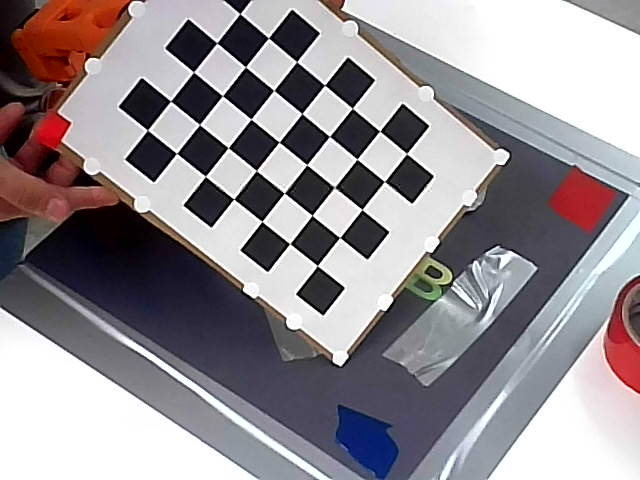
#> input picture calib_frames/intrinsics/board_01.png, 640 x 480 px
$ python capture_intrinsics.py
#> lines starting #> are read from the running program, lines starting #| are printed output that depends on the picture
### scripts/calib/board.py
from dataclasses import dataclass

import cv2
import numpy as np

from pixel_to_base import from_rvec_tvec

SB_FLAGS = cv2.CALIB_CB_EXHAUSTIVE | cv2.CALIB_CB_ACCURACY
CLASSIC_FLAGS = cv2.CALIB_CB_ADAPTIVE_THRESH | cv2.CALIB_CB_NORMALIZE_IMAGE
SUBPIX_CRITERIA = (cv2.TERM_CRITERIA_EPS | cv2.TERM_CRITERIA_COUNT, 50, 1e-3)


@dataclass(frozen=True)
class Board:
    long_corners: int
    short_corners: int
    square_x_m: float
    square_y_m: float
    thickness_m: float

    @classmethod
    def from_config(cls, config):
        board = config["board"]
        long_corners, short_corners = board["inner_corners"]
        if long_corners <= short_corners:
            raise ValueError("board.inner_corners must list the long side first, e.g. [7, 5]")
        return cls(long_corners, short_corners, board["square_x_m"], board["square_y_m"], board["board_thickness_m"])

    @property
    def patterns(self):
        return (self.long_corners, self.short_corners), (self.short_corners, self.long_corners)


def find_corners(gray, pattern):
    found, corners = cv2.findChessboardCornersSB(gray, pattern, flags=SB_FLAGS)
    if not found:
        found, corners = cv2.findChessboardCorners(gray, pattern, flags=CLASSIC_FLAGS)
        if found:
            corners = cv2.cornerSubPix(gray, corners, (5, 5), (-1, -1), SUBPIX_CRITERIA)
    return corners.reshape(-1, 2).astype(np.float64) if found else None


def detect_grid(gray, board):
    for pattern in board.patterns:
        corners = find_corners(gray, pattern)
        if corners is not None:
            return long_side_rows(corners, pattern, board)
#> this loop made 1 pass
#> pattern on pass 1: (7, 5)
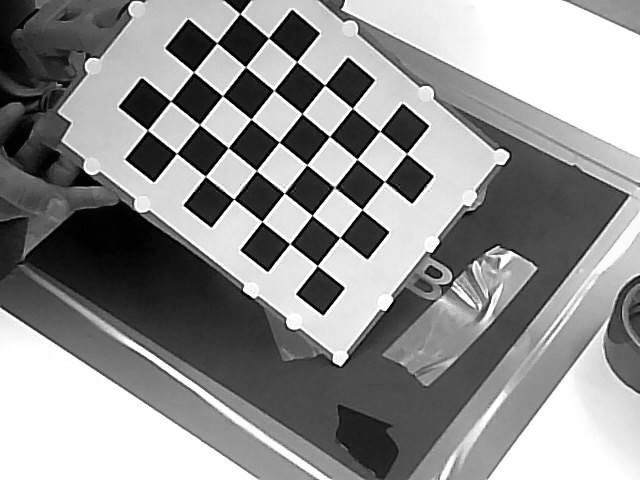
#> gray: shape (480, 640); min 0, max 255, mean 144.5
    return None


def long_side_rows(corners, pattern, board):
    # OpenCV lists the corners row by row with pattern[0] per row. Transposing a (5, 7) detection makes every row
    # run along the long side, so square_x_m is always used along the long side, whichever pattern size was found.
    grid = corners.reshape(pattern[1], pattern[0], 2)
    return grid if pattern[0] == board.long_corners else grid.transpose(1, 0, 2)


def object_points(board):
    rows, columns = np.mgrid[0:board.short_corners, 0:board.long_corners]
    return np.column_stack([columns.ravel() * board.square_x_m, rows.ravel() * board.square_y_m, np.zeros(rows.size)])


def orientations(grid):
    return [np.ascontiguousarray(grid[rows, columns]) for rows in (slice(None), slice(None, None, -1))
            for columns in (slice(None), slice(None, None, -1))]


def align_to(grid, reference):
    # The pattern looks the same turned by 180 degrees, so the detector may number it from either end between frames.
    return min(orientations(grid), key=lambda oriented: np.linalg.norm(oriented - reference, axis=2).max())


def grid_motion(grid, previous):
    return float(np.linalg.norm(align_to(grid, previous) - previous, axis=2).max())


# [6 lines left out: function board_pose_in_camera, not called in this run]


def faces_camera(T_cam_board):
    return bool(T_cam_board[:3, 2] @ T_cam_board[:3, 3] < 0)

### scripts/calib/common.py
import sys
import threading
import time
from pathlib import Path

import cv2
import numpy as np
import yaml

CALIB_DIR = Path(__file__).resolve().parent
REPO_DIR = CALIB_DIR.parents[1]
CONFIG_PATH = CALIB_DIR / "config.yaml"
WORK_DIR = REPO_DIR / "data" / "calib"
BACKENDS = {"v4l2": cv2.CAP_V4L2, "dshow": cv2.CAP_DSHOW, "msmf": cv2.CAP_MSMF, "any": cv2.CAP_ANY}
QUIT_KEYS = (ord("q"), 27)


def load_config(path=CONFIG_PATH):
    return yaml.safe_load(Path(path).read_text())


def camera_settings(config, camera_override=None):
    settings = dict(config["camera"])
    if camera_override is not None:
        settings["index_or_path"] = int(camera_override) if camera_override.isdigit() else camera_override
    return settings


def backend_id(name):
    if name == "auto":
        return cv2.CAP_V4L2 if sys.platform.startswith("linux") else cv2.CAP_ANY
    return BACKENDS[name]


def open_camera(settings):
    source = settings["index_or_path"]
    capture = cv2.VideoCapture(source, backend_id(settings["backend"]))
    if not capture.isOpened():
        sys.exit(f"Cannot open the camera {source!r}. Stop the robot program first: only one program can use the camera.")
    # Same order as LeRobot 0.7.0's OpenCVCamera: on Windows a size change can reset the pixel format, so it goes last.
    fourcc_last = sys.platform == "win32"
    if not fourcc_last:
        set_fourcc(capture, settings["fourcc"])
    capture.set(cv2.CAP_PROP_FRAME_WIDTH, settings["width"])
    capture.set(cv2.CAP_PROP_FRAME_HEIGHT, settings["height"])
    capture.set(cv2.CAP_PROP_FPS, settings["fps"])
    if fourcc_last:
        set_fourcc(capture, settings["fourcc"])
    fix_focus_and_exposure(capture, settings)
    check_frame_size(capture, settings)
    return capture


def set_fourcc(capture, fourcc):
    capture.set(cv2.CAP_PROP_FOURCC, cv2.VideoWriter.fourcc(*fourcc))
    code = int(capture.get(cv2.CAP_PROP_FOURCC))
    actual = "".join(chr((code >> 8 * i) & 0xFF) for i in range(4))
    if actual != fourcc:
        print(f"WARNING: pixel format is {actual!r}, not {fourcc!r} as in the robot program; the field of view may differ.")


def fix_focus_and_exposure(capture, settings):
    # Autofocus changes the focal length, so the calibration holds only with it off. V4L2 keeps the setting after
    # this program exits, which the robot program needs too; replugging the camera can switch it back on.
    if capture.set(cv2.CAP_PROP_AUTOFOCUS, 0):
        print("autofocus: switched off")
    else:
        print("WARNING: autofocus could not be switched off. A fixed-focus camera has no such control; check with\n"
              "  v4l2-ctl -d <device> --list-ctrls   (look for focus_auto or focus_automatic_continuous)")
    if not settings.get("manual_exposure"):
        print("exposure: left as it is (manual_exposure: false in config.yaml)")
    elif capture.set(cv2.CAP_PROP_AUTO_EXPOSURE, 1):
        print("exposure: switched to manual")
    else:
        print("WARNING: auto exposure could not be switched off with this backend")


def check_frame_size(capture, settings):
    for _ in range(30):
        ok, frame = capture.read()
        if ok:
            break
    else:
        sys.exit("The camera opened but delivers no frames (in WSL: re-attach it with scripts/so101/attach_usb.sh).")
    size, wanted = (frame.shape[1], frame.shape[0]), (settings["width"], settings["height"])
    if size != wanted:
        sys.exit(f"The camera delivers {size[0]}x{size[1]}, the config asks for {wanted[0]}x{wanted[1]}. "
                 "Calibrate only at the size the robot program uses.")
    print(f"camera: {size[0]}x{size[1]} at {capture.get(cv2.CAP_PROP_FPS):.0f} fps, backend {capture.getBackendName()}")


class LatestFrame:
    # Reads in its own thread so the window always shows the newest frame, even when the corner detection is slower
    # than the camera; otherwise the driver's frame queue makes the view lag by several frames.
    # [33 lines left out: functions __init__, _read_forever, latest, close, not called in this run]


class Window:
    # [5 lines left out: function __init__, not called in this run]

    def _mouse(self, event, x, y, *_):
        if event == cv2.EVENT_LBUTTONDOWN:
            self.on_click(x / self.scale, y / self.scale)

    # [20 lines left out: functions show, wait_for, draw_text, not called in this run]


def to_point(pixel):
    return tuple(int(round(v)) for v in pixel)


class Coverage:
    def __init__(self, width, height, cells=(8, 6)):
        self.cells = cells
        self.cell_size = np.array([width / cells[0], height / cells[1]])
        self.views = np.zeros((cells[1], cells[0]), int)

    def add(self, grid):
        indices = np.floor(grid.reshape(-1, 2) / self.cell_size).astype(int)
#> indices = 35 pairs, first value 1 to 5, second value 0 to 3
        indices = np.clip(indices, 0, np.array(self.cells) - 1)
        for column, row in set(map(tuple, indices)):
            self.views[row, column] += 1
#> this loop made 11 passes
#> (column, row) on passes 1 to 11: (2, 1), (3, 1), (1, 1), (2, 0), (5, 1), (4, 2), (3, 0), (3, 3), (2, 2), (3, 2), (4, 1)

    def empty_cells(self):
        return int((self.views == 0).sum())

    # [8 lines left out: function overlay, not called in this run]

### scripts/calib/capture_intrinsics.py
import argparse
import time
from pathlib import Path

import cv2

from board import Board, detect_grid, grid_motion
from common import (CONFIG_PATH, QUIT_KEYS, WORK_DIR, Coverage, LatestFrame, Window, camera_settings, draw_text,
                    load_config, open_camera)

INTRINSICS_FRAMES_DIR = WORK_DIR / "intrinsics"
STEADY_PX = 1.0


def saved_frames(folder):
    return sorted(folder.glob("board_*.png"))


def next_frame_path(folder):
    numbers = [int(path.stem.split("_")[1]) for path in saved_frames(folder)]
    return folder / f"board_{max(numbers, default=-1) + 1:03d}.png"


def coverage_of(paths, board, settings):
    coverage = Coverage(settings["width"], settings["height"])
    for path in paths:
        grid = detect_grid(cv2.imread(str(path), cv2.IMREAD_GRAYSCALE), board)
        if grid is not None:
            coverage.add(grid)
#> pass 2 of the loop in coverage_of, `for path in paths:`:
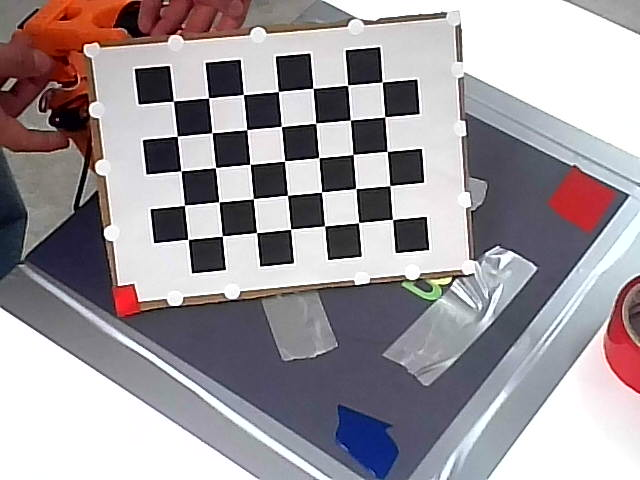
#> input picture calib_frames/intrinsics/board_02.png, 640 x 480 px
#> the loop in detect_grid, `for pattern in board.patterns:` made 1 pass
#> after the loop in detect_grid, `for pattern in board.patterns:`:
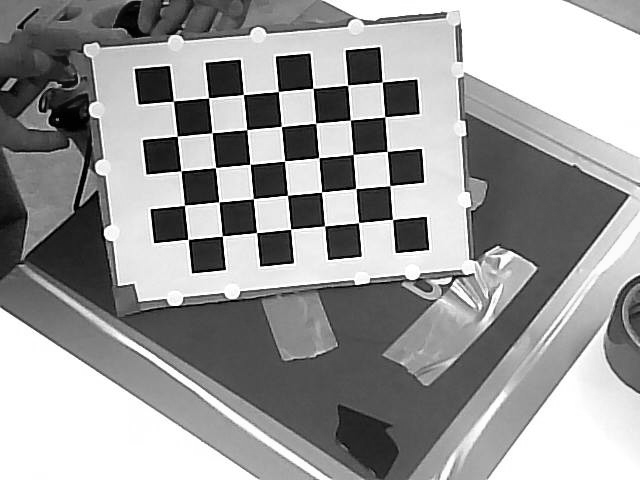
#> gray: shape (480, 640); min 0, max 255, mean 154.9
#> the loop in add (call 2), `for column, row in set(map(tuple, indices)):` made 6 passes
#> pass 3 of the loop in coverage_of, `for path in paths:`:
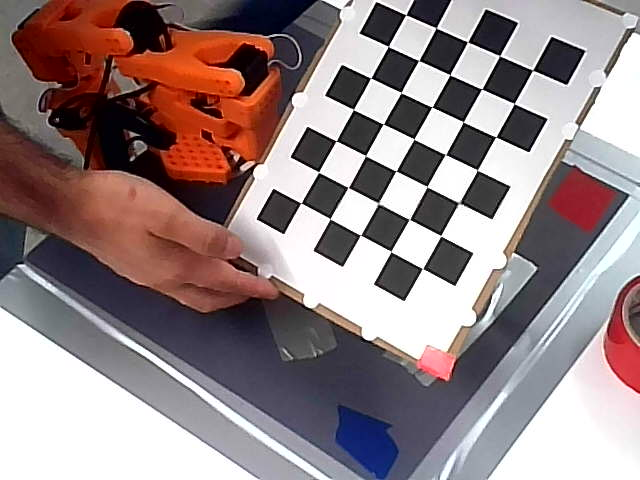
#> input picture calib_frames/intrinsics/board_03.png, 640 x 480 px
#> after the loop in detect_grid, `for pattern in board.patterns:`:
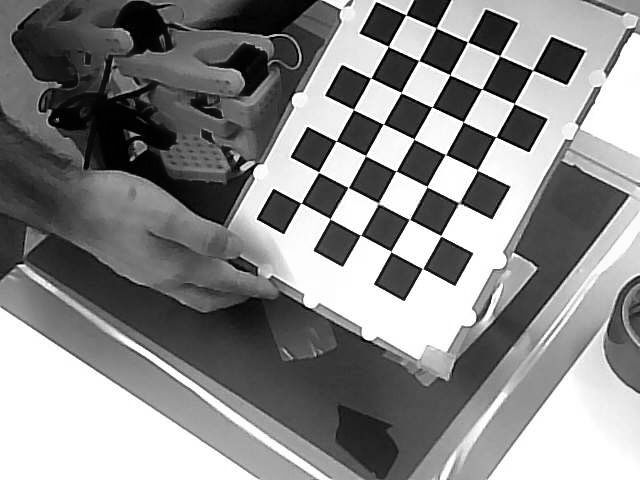
#> gray: shape (480, 640); min 0, max 255, mean 136.4
    return coverage


def draw_view(frame, grid, steady, coverage, board, count, target, message, detect_ms):
    view = coverage.overlay(frame)
    if grid is not None:
        cv2.drawChessboardCorners(view, (board.long_corners, board.short_corners),
                                  grid.reshape(-1, 1, 2).astype("float32"), True)
    state = "board found, holding still: SPACE saves" if steady else ("board found, hold it still" if grid is not None else "no board")
    return draw_text(view, [f"saved {count}/{target}   {state}   ({detect_ms:.0f} ms)",
                            f"image cells never covered (red): {coverage.empty_cells()}   q quits",
                            message])


def main():
    parser = argparse.ArgumentParser(description="Live top-camera view for intrinsic calibration frames. "
                                                 "SPACE saves the frame when the whole board is found and still, q quits.")
    parser.add_argument("--config", type=Path, default=CONFIG_PATH)
    parser.add_argument("--camera", help="index or device path, instead of camera.index_or_path in the config")
    parser.add_argument("--out-dir", type=Path, default=INTRINSICS_FRAMES_DIR)
    parser.add_argument("--target", type=int, default=25)
    parser.add_argument("--scale", type=float, default=1.0, help="window size factor")
    args = parser.parse_args()

    config = load_config(args.config)
    board = Board.from_config(config)
    settings = camera_settings(config, args.camera)
    args.out_dir.mkdir(parents=True, exist_ok=True)
    count = len(saved_frames(args.out_dir))
    coverage = coverage_of(saved_frames(args.out_dir), board, settings)
    print(f"{count} frames already in {args.out_dir}; new ones are added")

    camera = LatestFrame(open_camera(settings))
#> the loop in check_frame_size, `for _ in range(30):` made 1 pass
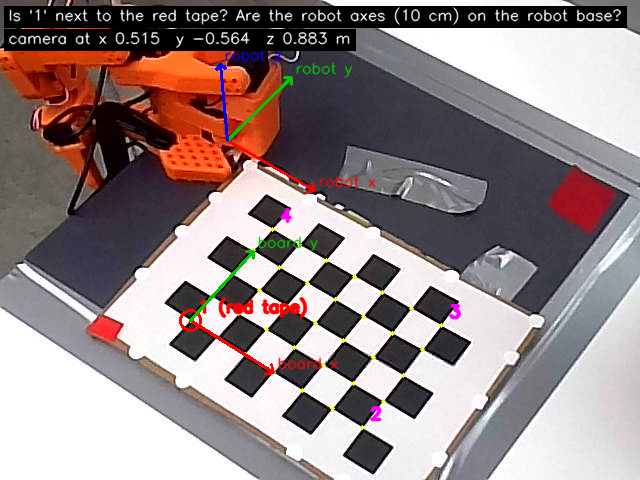
#> input picture scripts/calib/extrinsics_overlay.png, 640 x 480 px, given in place of the camera
    window = Window("capture intrinsics", args.scale)
    previous, number, message = None, 0, "move the board: centre, all four corners and edges, near, far, tilted 30-45 deg"
    try:
        while True:
            frame, number = camera.latest(after=number)
            started = time.perf_counter()
            grid = detect_grid(cv2.cvtColor(frame, cv2.COLOR_BGR2GRAY), board)
            detect_ms = 1000 * (time.perf_counter() - started)
            steady = grid is not None and previous is not None and grid_motion(grid, previous) < STEADY_PX
            previous = grid
            key = window.show(draw_view(frame, grid, steady, coverage, board, count, args.target, message, detect_ms))
            if key in QUIT_KEYS:
                break
            if key == ord(" "):
                if steady:
                    path = next_frame_path(args.out_dir)
                    cv2.imwrite(str(path), frame)
                    coverage.add(grid)
                    count += 1
                    message = f"saved {path.name}"
                else:
                    message = "NOT saved: the whole board must be found and held still"
    finally:
        camera.close()
        cv2.destroyAllWindows()
    print(f"{count} frames in {args.out_dir}, {coverage.empty_cells()} image cells never covered by the board")


if __name__ == "__main__":
#> (the run stopped early here; a loop or call above may not have finished)
